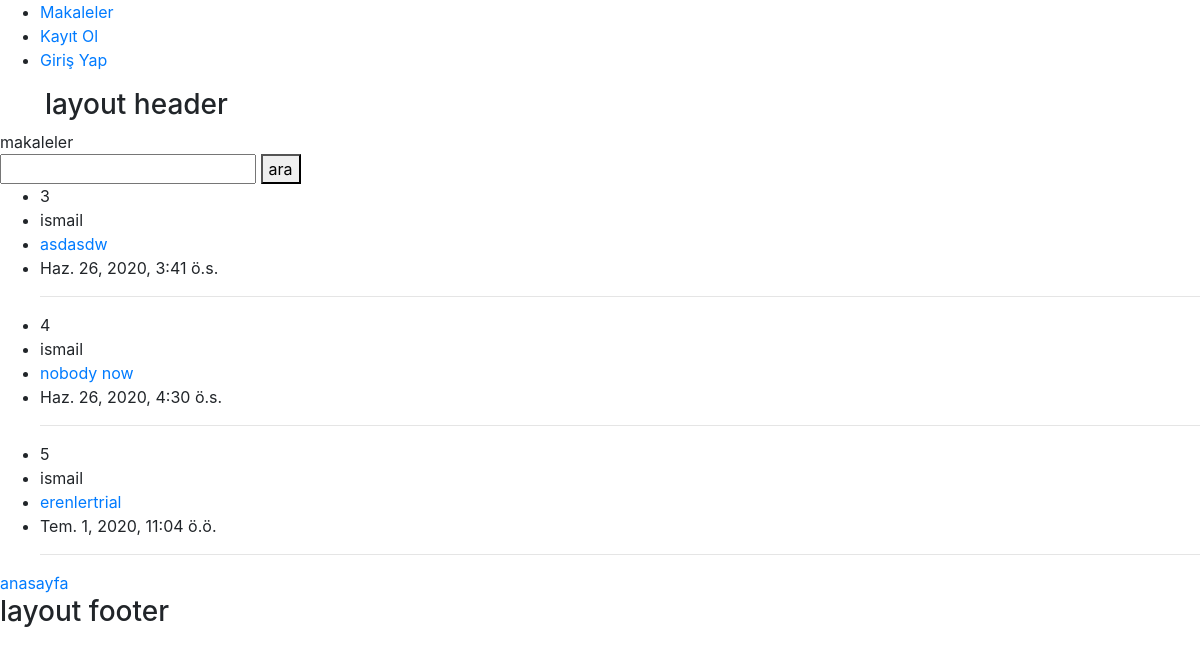
Screenshot of /articles/articles/ with the database file from the repository.
### article/models.py (models this page shows, shortened)
class Article(models.Model):
    author = models.ForeignKey("auth.User", on_delete = models.CASCADE, verbose_name = "Yazar")
    title = models.CharField(max_length = 50, verbose_name = "Başlık")
    content = RichTextField(verbose_name = "İçerik")
    created_date = models.DateTimeField(auto_now_add=True,verbose_name="Oluşturulma Tarihi")
    article_image = models.FileField(blank=True,null=True, verbose_name="resim ekleyin")

### article/views.py (the view)
# urls.py: path('articles/', views.articles, name="articles"),
def articles(request):
    keyword = request.GET.get("keyword")
    if keyword:
        articles = Article.objects.filter(title__contains = keyword)
        return render(request,"articles.html",{"articles" : articles})
    articles = Article.objects.all()
    return render(request,"articles.html",{"articles" : articles})

### templates/articles.html (shortened to what this page needs)
{% extends "layout.html" %}
{% block body %}
makaleler
<form>
<input type="text" name="keyword">
<button type="submit">ara</button>
</form>
<ul>
{% for article in articles %}
<li>{{article.id}}</li>
<li>{{article.author.username}}</li>
<li><a href="{% url 'article:detail' article.id %}">{{article.title}}</a></li>
<li>{{article.created_date}}</li>
<hr>
{% endfor %}
</ul>
<a href="/">anasayfa</a>
{% endblock body %}

### templates/layout.html (shortened to what this page needs)
<!doctype html>
<html lang="en">
<head>
    <link rel="stylesheet" href="https://stackpath.bootstrapcdn.com/bootstrap/4.5.0/css/bootstrap.min.css">
  </head>
  <body>
<ul>
<li><a href="{% url 'article:articles' %}">Makaleler</a></li>
{% if request.user.is_authenticated %}
<li><a href="/articles/dashboard">Üye Paneli</a></li>
<li><a href="/user/logout">Çıkış Yap</a></li>
{% else %}
<li><a href="/user/register">Kayıt Ol</a></li>
<li><a href="/user/login">Giriş Yap</a></li>
{% endif %}
</ul>
<h3 class='container'> layout header </h3>
{% block body %}{% endblock body %}
<h3> layout footer </h3>
  </body>
</html>

### rows the page displays
Article: id "3", author.username "ismail", title "asdasdw", created_date "Haz. 26, 2020, 3:41 ö.s."
Article: id "4", author.username "ismail", title "nobody now", created_date "Haz. 26, 2020, 4:30 ö.s."
Article: id "5", author.username "ismail", title "erenlertrial", created_date "Tem. 1, 2020, 11:04 ö.ö."
